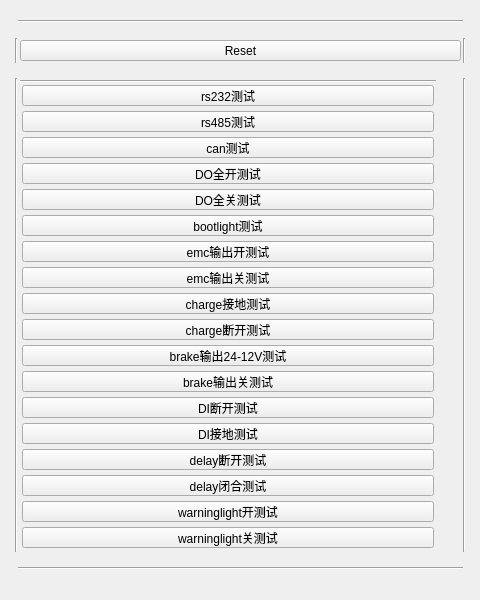
    <widget class="QWidget" name="tab_3">
     <attribute name="title">
      <string>手动测试</string>
     </attribute>
     <widget class="QWidget" name="layoutWidget">
      <property name="geometry">
       <rect>
        <x>10</x>
        <y>0</y>
        <width>461</width>
        <height>591</height>
       </rect>
      </property>
      <layout class="QGridLayout" name="gridLayout_6">
       <property name="leftMargin">
        <number>5</number>
       </property>
       <property name="topMargin">
        <number>5</number>
       </property>
       <property name="rightMargin">
        <number>5</number>
       </property>
       <property name="bottomMargin">
        <number>5</number>
       </property>
       <property name="spacing">
        <number>0</number>
       </property>
       <item row="1" column="1">
        <layout class="QHBoxLayout" name="horizontalLayout_2">
         <property name="spacing">
          <number>2</number>
         </property>
         <property name="sizeConstraint">
          <enum>QLayout::SetFixedSize</enum>
         </property>
         <property name="leftMargin">
          <number>2</number>
         </property>
         <property name="topMargin">
          <number>2</number>
         </property>
         <property name="rightMargin">
          <number>2</number>
         </property>
         <property name="bottomMargin">
          <number>2</number>
         </property>
         <item>
          <widget class="QPushButton" name="push_reset">
           <property name="minimumSize">
            <size>
             <width>0</width>
             <height>21</height>
            </size>
           </property>
           <property name="maximumSize">
            <size>
             <width>16777215</width>
             <height>21</height>
            </size>
           </property>
           <property name="text">
            <string>Reset</string>
           </property>
          </widget>
         </item>
        </layout>
       </item>
       <item row="3" column="1">
        <widget class="Line" name="line_18">
         <property name="orientation">
          <enum>Qt::Horizontal</enum>
         </property>
        </widget>
       </item>
       <item row="1" column="2">
        <widget class="Line" name="line_20">
         <property name="orientation">
          <enum>Qt::Vertical</enum>
         </property>
        </widget>
       </item>
       <item row="1" column="0">
        <widget class="Line" name="line_19">
         <property name="orientation">
          <enum>Qt::Vertical</enum>
         </property>
        </widget>
       </item>
       <item row="2" column="1">
        <layout class="QGridLayout" name="gridLayout_5">
         <property name="leftMargin">
          <number>2</number>
         </property>
         <property name="topMargin">
          <number>2</number>
         </property>
         <property name="rightMargin">
          <number>2</number>
         </property>
         <property name="bottomMargin">
          <number>2</number>
         </property>
         <property name="spacing">
          <number>0</number>
         </property>
         <item row="1" column="0">
          <layout class="QGridLayout" name="gridLayout_3" columnstretch="0" columnminimumwidth="0">
           <property name="leftMargin">
            <number>2</number>
           </property>
           <property name="topMargin">
            <number>2</number>
           </property>
           <property name="rightMargin">
            <number>2</number>
           </property>
           <property name="bottomMargin">
            <number>2</number>
           </property>
           <property name="spacing">
            <number>5</number>
           </property>
           <item row="0" column="0">
            <widget class="QPushButton" name="manual_test_push_rs232">
             <property name="minimumSize">
              <size>
               <width>122</width>
               <height>21</height>
              </size>
             </property>
             <property name="maximumSize">
              <size>
               <width>16777215</width>
               <height>21</height>
              </size>
             </property>
             <property name="text">
              <string>rs232测试</string>
             </property>
            </widget>
           </item>
           <item row="1" column="0">
            <widget class="QPushButton" name="manual_test_push_485">
             <property name="minimumSize">
              <size>
               <width>122</width>
               <height>21</height>
              </size>
             </property>
             <property name="maximumSize">
              <size>
               <width>16777215</width>
               <height>21</height>
              </size>
             </property>
             <property name="text">
              <string>rs485测试</string>
             </property>
            </widget>
           </item>
           <item row="2" column="0">
            <widget class="QPushButton" name="manual_test_push_can">
             <property name="minimumSize">
              <size>
               <width>122</width>
               <height>21</height>
              </size>
             </property>
             <property name="maximumSize">
              <size>
               <width>16777215</width>
               <height>21</height>
              </size>
             </property>
             <property name="text">
              <string>can测试</string>
             </property>
            </widget>
           </item>
           <item row="3" column="0">
            <widget class="QPushButton" name="manual_test_push_do_on">
             <property name="minimumSize">
              <size>
               <width>122</width>
               <height>21</height>
              </size>
             </property>
             <property name="maximumSize">
              <size>
               <width>16777215</width>
               <height>21</height>
              </size>
             </property>
             <property name="text">
              <string>DO全开测试</string>
             </property>
            </widget>
           </item>
           <item row="4" column="0">
            <widget class="QPushButton" name="manual_test_push_do_off">
             <property name="minimumSize">
              <size>
               <width>122</width>
               <height>21</height>
              </size>
             </property>
             <property name="maximumSize">
              <size>
               <width>16777215</width>
               <height>21</height>
              </size>
             </property>
             <property name="text">
              <string>DO全关测试</string>
             </property>
            </widget>
           </item>
           <item row="5" column="0">
            <widget class="QPushButton" name="manual_test_push_bootlight">
             <property name="minimumSize">
              <size>
               <width>122</width>
               <height>21</height>
              </size>
             </property>
             <property name="maximumSize">
              <size>
               <width>16777215</width>
               <height>21</height>
              </size>
             </property>
             <property name="text">
              <string>bootlight测试</string>
             </property>
            </widget>
           </item>
           <item row="6" column="0">
            <widget class="QPushButton" name="manual_test_push_emc_on">
             <property name="minimumSize">
              <size>
               <width>122</width>
               <height>21</height>
              </size>
             </property>
             <property name="maximumSize">
              <size>
               <width>16777215</width>
               <height>21</height>
              </size>
             </property>
             <property name="text">
              <string>emc输出开测试</string>
             </property>
            </widget>
           </item>
           <item row="7" column="0">
            <widget class="QPushButton" name="manual_test_push_emc_off">
             <property name="minimumSize">
              <size>
               <width>122</width>
               <height>21</height>
              </size>
             </property>
             <property name="maximumSize">
              <size>
               <width>16777215</width>
               <height>21</height>
              </size>
             </property>
             <property name="text">
              <string>emc输出关测试</string>
             </property>
            </widget>
           </item>
           <item row="8" column="0">
            <widget class="QPushButton" name="manual_test_push_charge_groud">
             <property name="minimumSize">
              <size>
               <width>122</width>
               <height>21</height>
              </size>
             </property>
             <property name="maximumSize">
              <size>
               <width>16777215</width>
               <height>21</height>
              </size>
             </property>
             <property name="text">
              <string>charge接地测试</string>
             </property>
            </widget>
           </item>
           <item row="9" column="0">
            <widget class="QPushButton" name="manual_test_push_charge_brake">
             <property name="minimumSize">
              <size>
               <width>122</width>
               <height>21</height>
              </size>
             </property>
             <property name="maximumSize">
              <size>
               <width>16777215</width>
               <height>21</height>
              </size>
             </property>
             <property name="text">
              <string>charge断开测试</string>
             </property>
            </widget>
           </item>
           <item row="10" column="0">
            <widget class="QPushButton" name="manual_test_push_brake_on">
             <property name="minimumSize">
              <size>
               <width>122</width>
               <height>21</height>
              </size>
             </property>
             <property name="maximumSize">
              <size>
               <width>16777215</width>
               <height>21</height>
              </size>
             </property>
             <property name="text">
              <string>brake输出24-12V测试</string>
             </property>
            </widget>
           </item>
           <item row="11" column="0">
            <widget class="QPushButton" name="manual_test_push_brake_off">
             <property name="minimumSize">
              <size>
               <width>122</width>
               <height>21</height>
              </size>
             </property>
             <property name="maximumSize">
              <size>
               <width>16777215</width>
               <height>21</height>
              </size>
             </property>
             <property name="text">
              <string>brake输出关测试</string>
             </property>
            </widget>
           </item>
           <item row="12" column="0">
            <widget class="QPushButton" name="manual_test_push_di_brake">
             <property name="minimumSize">
              <size>
               <width>122</width>
               <height>21</height>
              </size>
             </property>
             <property name="maximumSize">
              <size>
               <width>16777215</width>
               <height>21</height>
              </size>
             </property>
             <property name="text">
              <string>DI断开测试</string>
             </property>
            </widget>
           </item>
           <item row="13" column="0">
            <widget class="QPushButton" name="manual_test_push_di_ground">
             <property name="minimumSize">
              <size>
               <width>122</width>
               <height>21</height>
              </size>
             </property>
             <property name="maximumSize">
              <size>
               <width>16777215</width>
               <height>21</height>
              </size>
             </property>
             <property name="text">
              <string>DI接地测试</string>
             </property>
            </widget>
           </item>
           <item row="14" column="0">
            <widget class="QPushButton" name="manual_test_push_delay_brake">
             <property name="minimumSize">
              <size>
               <width>122</width>
               <height>21</height>
              </size>
             </property>
             <property name="maximumSize">
              <size>
               <width>16777215</width>
               <height>21</height>
              </size>
             </property>
             <property name="text">
              <string>delay断开测试</string>
             </property>
            </widget>
           </item>
           <item row="15" column="0">
            <widget class="QPushButton" name="manual_test_push_brake_on_2">
             <property name="minimumSize">
              <size>
               <width>122</width>
               <height>21</height>
              </size>
             </property>
             <property name="maximumSize">
              <size>
               <width>16777215</width>
               <height>21</height>
              </size>
             </property>
             <property name="text">
              <string>delay闭合测试</string>
             </property>
            </widget>
           </item>
           <item row="16" column="0">
            <widget class="QPushButton" name="manual_test_push_warn_on">
             <property name="minimumSize">
              <size>
               <width>122</width>
               <height>21</height>
              </size>
             </property>
             <property name="maximumSize">
              <size>
               <width>16777215</width>
               <height>21</height>
              </size>
             </property>
             <property name="text">
              <string>warninglight开测试</string>
             </property>
            </widget>
           </item>
           <item row="17" column="0">
            <widget class="QPushButton" name="manual_test_push_warn_off">
             <property name="minimumSize">
              <size>
               <width>122</width>
               <height>21</height>
              </size>
             </property>
             <property name="maximumSize">
              <size>
               <width>16777215</width>
               <height>21</height>
              </size>
             </property>
             <property name="text">
              <string>warninglight关测试</string>
             </property>
            </widget>
           </item>
          </layout>
         </item>
         <item row="1" column="1">
          <layout class="QGridLayout" name="gridLayout_4">
           <property name="leftMargin">
            <number>2</number>
           </property>
           <property name="topMargin">
            <number>2</number>
           </property>
           <property name="rightMargin">
            <number>2</number>
           </property>
           <property name="bottomMargin">
            <number>2</number>
           </property>
           <property name="spacing">
            <number>5</number>
           </property>
           <item row="0" column="0">
            <widget class="QLabel" name="manual_label_state_rs232">
             <property name="minimumSize">
              <size>
               <width>21</width>
               <height>21</height>
              </size>
             </property>
             <property name="maximumSize">
              <size>
               <width>21</width>
               <height>21</height>
              </size>
             </property>
             <property name="text">
              <string/>
             </property>
             <property name="pixmap">
              <pixmap>../x.png</pixmap>
             </property>
            </widget>
           </item>
           <item row="1" column="0">
            <widget class="QLabel" name="manual_label_state_rs485">
             <property name="minimumSize">
              <size>
               <width>21</width>
               <height>21</height>
              </size>
             </property>
             <property name="maximumSize">
              <size>
               <width>21</width>
               <height>21</height>
              </size>
             </property>
             <property name="text">
              <string/>
             </property>
             <property name="pixmap">
              <pixmap>../x.png</pixmap>
             </property>
            </widget>
           </item>
           <item row="2" column="0">
            <widget class="QLabel" name="manual_label_state_can">
             <property name="minimumSize">
              <size>
               <width>21</width>
               <height>21</height>
              </size>
             </property>
             <property name="maximumSize">
              <size>
               <width>21</width>
               <height>21</height>
              </size>
             </property>
             <property name="text">
              <string/>
             </property>
             <property name="pixmap">
              <pixmap>../x.png</pixmap>
             </property>
            </widget>
           </item>
           <item row="3" column="0">
            <widget class="QLabel" name="manual_label_state_do_on">
             <property name="minimumSize">
              <size>
               <width>21</width>
               <height>21</height>
              </size>
             </property>
             <property name="maximumSize">
              <size>
               <width>21</width>
               <height>21</height>
              </size>
             </property>
             <property name="text">
              <string/>
             </property>
             <property name="pixmap">
              <pixmap>../x.png</pixmap>
             </property>
            </widget>
           </item>
           <item row="4" column="0">
            <widget class="QLabel" name="manual_label_state_do_off">
             <property name="minimumSize">
              <size>
               <width>21</width>
               <height>21</height>
              </size>
             </property>
             <property name="maximumSize">
              <size>
               <width>21</width>
               <height>21</height>
              </size>
             </property>
             <property name="text">
              <string/>
             </property>
             <property name="pixmap">
              <pixmap>../x.png</pixmap>
             </property>
            </widget>
           </item>
           <item row="5" column="0">
            <widget class="QLabel" name="manual_label_state_bootlight">
             <property name="minimumSize">
              <size>
               <width>21</width>
               <height>21</height>
              </size>
             </property>
             <property name="maximumSize">
              <size>
               <width>21</width>
               <height>21</height>
              </size>
             </property>
             <property name="text">
              <string/>
             </property>
             <property name="pixmap">
              <pixmap>../x.png</pixmap>
             </property>
            </widget>
           </item>
           <item row="6" column="0">
            <widget class="QLabel" name="manual_label_state_emc_on">
             <property name="minimumSize">
              <size>
               <width>21</width>
               <height>21</height>
              </size>
             </property>
             <property name="maximumSize">
              <size>
               <width>21</width>
               <height>21</height>
              </size>
             </property>
             <property name="text">
              <string/>
             </property>
             <property name="pixmap">
              <pixmap>../x.png</pixmap>
             </property>
            </widget>
           </item>
           <item row="7" column="0">
            <widget class="QLabel" name="manual_label_state_emc_off">
             <property name="minimumSize">
              <size>
               <width>21</width>
               <height>21</height>
              </size>
             </property>
             <property name="maximumSize">
              <size>
               <width>21</width>
               <height>21</height>
              </size>
             </property>
             <property name="text">
              <string/>
             </property>
             <property name="pixmap">
              <pixmap>../x.png</pixmap>
             </property>
            </widget>
           </item>
           <item row="8" column="0">
            <widget class="QLabel" name="manual_label_state_charge_ground">
             <property name="minimumSize">
              <size>
               <width>21</width>
               <height>21</height>
              </size>
             </property>
             <property name="maximumSize">
              <size>
               <width>21</width>
               <height>21</height>
              </size>
             </property>
             <property name="text">
              <string/>
             </property>
             <property name="pixmap">
              <pixmap>../x.png</pixmap>
             </property>
            </widget>
           </item>
           <item row="9" column="0">
            <widget class="QLabel" name="manual_label_state_charge_brake">
             <property name="minimumSize">
              <size>
               <width>21</width>
               <height>21</height>
              </size>
             </property>
             <property name="maximumSize">
              <size>
               <width>21</width>
               <height>21</height>
              </size>
             </property>
             <property name="text">
              <string/>
             </property>
             <property name="textFormat">
              <enum>Qt::RichText</enum>
             </property>
             <property name="pixmap">
              <pixmap>../x.png</pixmap>
             </property>
            </widget>
           </item>
           <item row="10" column="0">
            <widget class="QLabel" name="manual_label_state_brake_on">
             <property name="minimumSize">
              <size>
               <width>21</width>
               <height>21</height>
              </size>
             </property>
             <property name="maximumSize">
              <size>
               <width>21</width>
               <height>21</height>
              </size>
             </property>
             <property name="text">
              <string/>
             </property>
             <property name="pixmap">
              <pixmap>../x.png</pixmap>
             </property>
            </widget>
           </item>
           <item row="11" column="0">
            <widget class="QLabel" name="manual_label_state_brake_off">
             <property name="minimumSize">
              <size>
               <width>21</width>
               <height>21</height>
              </size>
             </property>
             <property name="maximumSize">
              <size>
               <width>21</width>
               <height>21</height>
              </size>
             </property>
             <property name="text">
              <string/>
             </property>
             <property name="pixmap">
              <pixmap>../x.png</pixmap>
             </property>
            </widget>
           </item>
           <item row="12" column="0">
            <widget class="QLabel" name="manual_label_state_di_off">
             <property name="minimumSize">
              <size>
               <width>21</width>
               <height>21</height>
              </size>
             </property>
             <property name="maximumSize">
              <size>
               <width>21</width>
               <height>21</height>
              </size>
             </property>
             <property name="text">
              <string/>
             </property>
             <property name="pixmap">
              <pixmap>../x.png</pixmap>
             </property>
            </widget>
           </item>
           <item row="13" column="0">
            <widget class="QLabel" name="manual_label_state_di_ground">
             <property name="minimumSize">
              <size>
               <width>21</width>
               <height>21</height>
              </size>
             </property>
             <property name="maximumSize">
              <size>
               <width>21</width>
               <height>21</height>
              </size>
             </property>
             <property name="text">
              <string/>
             </property>
             <property name="pixmap">
              <pixmap>../x.png</pixmap>
             </property>
            </widget>
           </item>
           <item row="14" column="0">
            <widget class="QLabel" name="manual_label_state_delay_brake">
             <property name="minimumSize">
              <size>
               <width>21</width>
               <height>21</height>
              </size>
             </property>
             <property name="maximumSize">
              <size>
               <width>21</width>
               <height>21</height>
              </size>
             </property>
             <property name="text">
              <string/>
             </property>
             <property name="pixmap">
              <pixmap>../x.png</pixmap>
             </property>
            </widget>
           </item>
           <item row="15" column="0">
            <widget class="QLabel" name="manual_label_state_delay_on">
             <property name="minimumSize">
              <size>
               <width>21</width>
               <height>21</height>
              </size>
             </property>
             <property name="maximumSize">
              <size>
               <width>21</width>
               <height>21</height>
              </size>
             </property>
             <property name="text">
              <string/>
             </property>
             <property name="pixmap">
              <pixmap>../x.png</pixmap>
             </property>
            </widget>
           </item>
           <item row="16" column="0">
            <widget class="QLabel" name="manual_label_state_warn_on">
             <property name="minimumSize">
              <size>
               <width>21</width>
               <height>21</height>
              </size>
             </property>
             <property name="maximumSize">
              <size>
               <width>21</width>
               <height>21</height>
              </size>
             </property>
             <property name="text">
              <string/>
             </property>
             <property name="pixmap">
              <pixmap>../x.png</pixmap>
             </property>
            </widget>
           </item>
           <item row="17" column="0">
            <widget class="QLabel" name="manual_label_state_warn_off">
             <property name="minimumSize">
              <size>
               <width>21</width>
               <height>21</height>
              </size>
             </property>
             <property name="maximumSize">
              <size>
               <width>21</width>
               <height>21</height>
              </size>
             </property>
             <property name="text">
              <string/>
             </property>
             <property name="pixmap">
              <pixmap>../x.png</pixmap>
             </property>
            </widget>
           </item>
          </layout>
         </item>
         <item row="0" column="0">
          <widget class="Line" name="line_17">
           <property name="orientation">
            <enum>Qt::Horizontal</enum>
           </property>
          </widget>
         </item>
        </layout>
       </item>
       <item row="2" column="0">
        <widget class="Line" name="line_15">
         <property name="orientation">
          <enum>Qt::Vertical</enum>
         </property>
        </widget>
       </item>
       <item row="2" column="2">
        <widget class="Line" name="line_16">
         <property name="orientation">
          <enum>Qt::Vertical</enum>
         </property>
        </widget>
       </item>
       <item row="0" column="1">
        <widget class="Line" name="line_21">
         <property name="orientation">
          <enum>Qt::Horizontal</enum>
         </property>
        </widget>
       </item>
      </layout>
     </widget>
    </widget>
